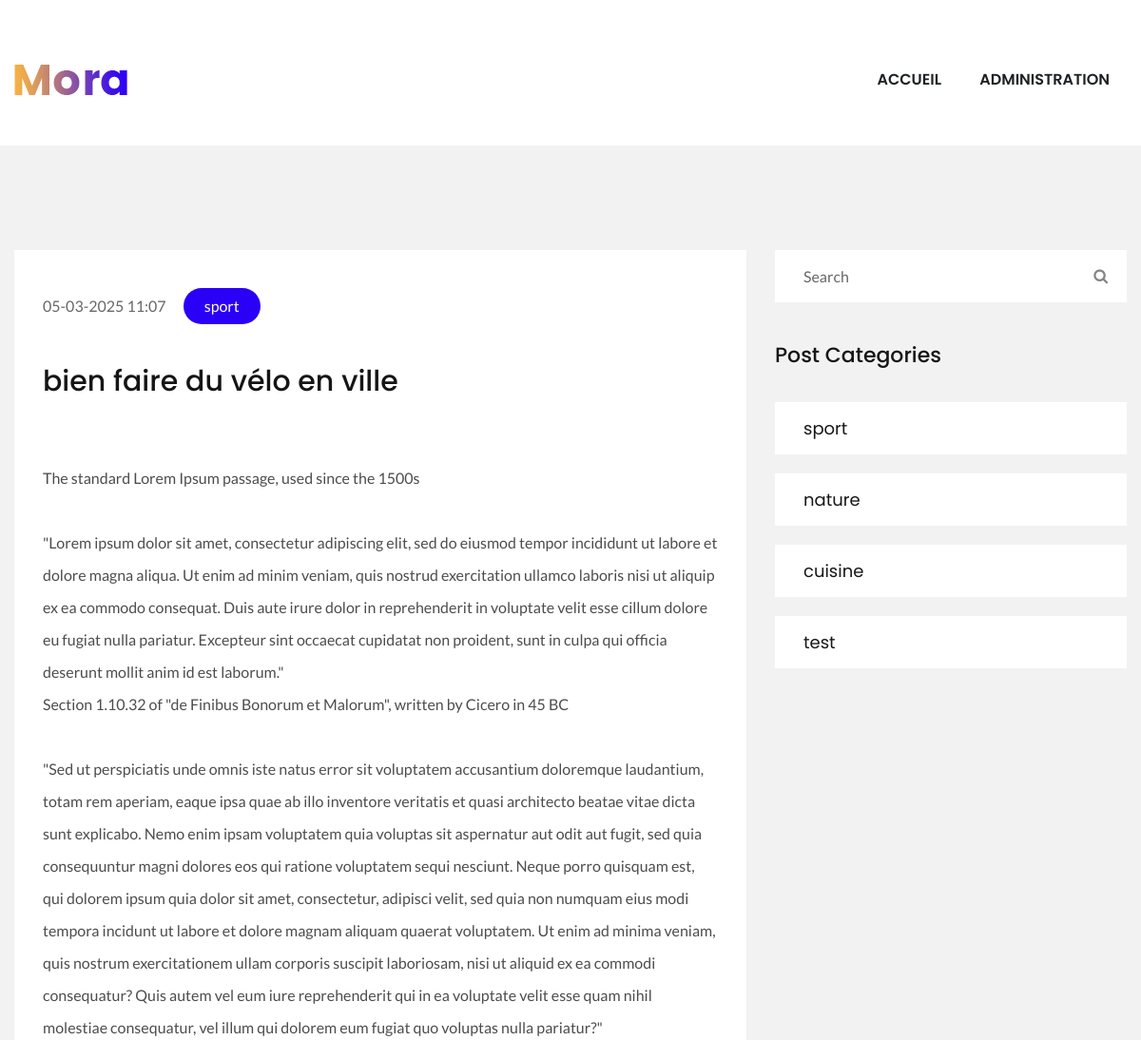
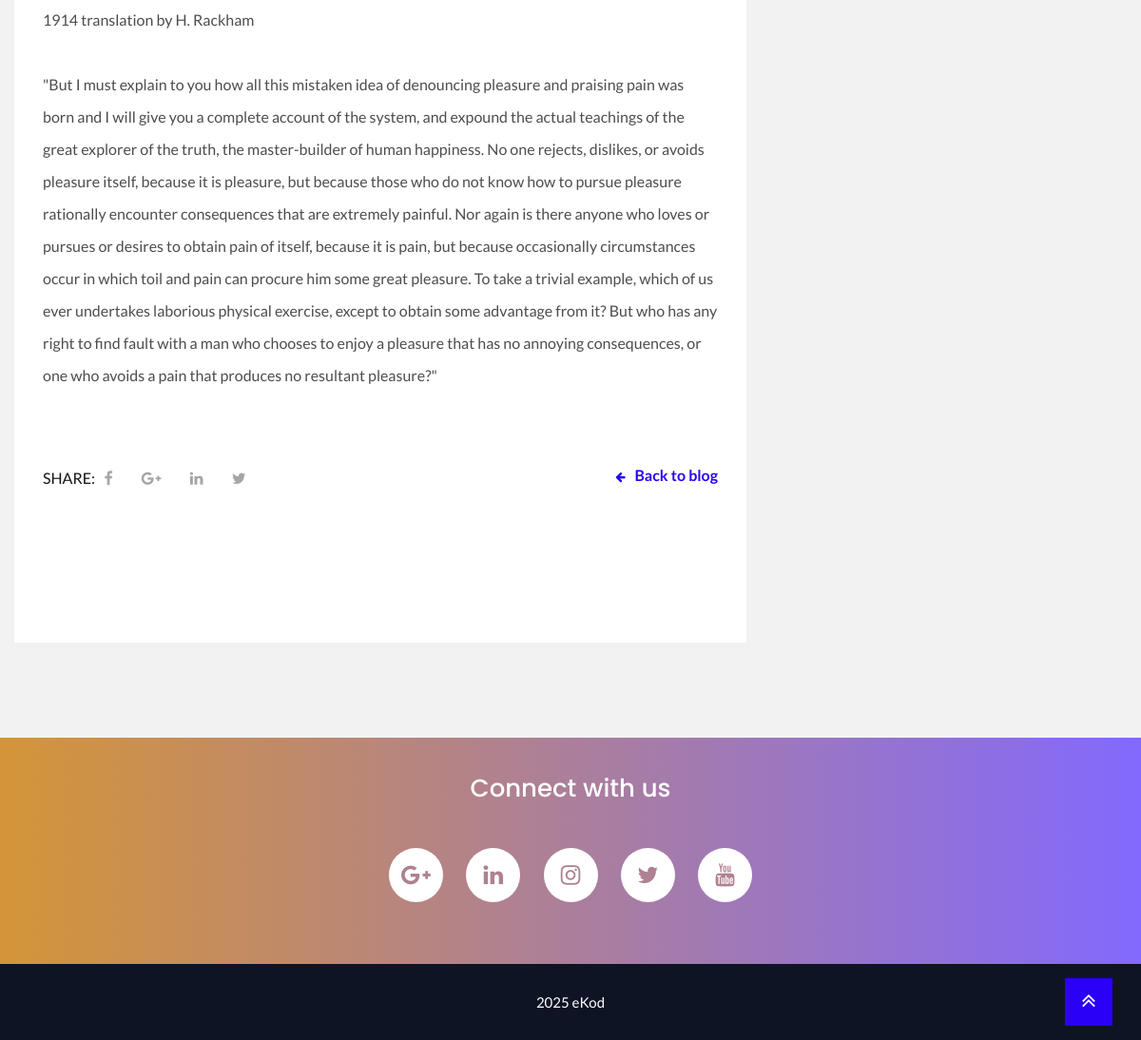
The page /mora-blog-placeholder/post.php?id=2 on the database its author committed (2 pictures, top to bottom).
### tables this page shows
CREATE TABLE `post` (
  `id` int(11) NOT NULL,
  `title` varchar(255) NOT NULL,
  `text` text NOT NULL,
  `publishedAt` datetime NOT NULL
);

CREATE TABLE `category` (
  `id` int(11) NOT NULL,
  `name` varchar(255) NOT NULL
);

### mora-blog-placeholder/post.php (the view)
<?php
include 'includes/header.php';
?>
    <section class="post_section news_post">
        <div class="container">
            <div class="row post_section_inner">
                <div class="col-lg-8">
                    <div class="news_left_sidebar">
                        <div class="news_item news_details">
                            <?php
                            $post = $db->prepare("SELECT * FROM post WHERE id = :id");
                            $post->execute([
                                'id' => $_GET['id'],
                            ]);
                            $post = $post->fetch();
                            $publishedAt = new DateTime($post['publishedAt']);
                            $categories = $db->prepare("SELECT category.id AS cid, category.* FROM category, post_category
                                WHERE category.id = post_category.category_id AND post_category.post_id = :post_id");
                            $categories->execute([
                                 'post_id' => $post['id'],
                            ]);
                            ?>
                            <h6><span><?php echo $publishedAt->format("d-m-Y H:i");?></span>
                                <?php
                                while ($category = $categories->fetch()) {
                                    echo '<a href="index.php?category_id='.$category['cid'].'" class="investing">'.$category['name'].'</a>';
                                }
                                ?>
                            </h6>
                            <a href="post.php" class="news_heding"><?php echo $post['title'];?></a>
                            <p><?php echo str_replace("\n", "<br>", $post['text']);?></p>
                            <div class="share_row row">
                                <div class="col-sm-6 share_area">
                                    <ul>
                                        <li>Share:</li>
                                        <li><a href="#"><i class="fa fa-facebook"></i></a></li>
                                        <li><a href="#"><i class="fa fa-google-plus"></i></a></li>
                                        <li><a href="#"><i class="fa fa-linkedin"></i></a></li>
                                        <li><a href="#"><i class="fa fa-twitter"></i></a></li>
                                    </ul>
                                </div>
                                <div class="col-sm-6 back_to"><a href="/"><i class="fa fa-arrow-left"></i>Back to blog</a></div>
                            </div>
                        </div>
                    </div>
                </div>
                <?php
                include 'includes/sidebar.php';
                ?>
            </div>
        </div>
    </section>
<?php
include 'includes/footer.php';

### mora-blog-placeholder/includes/sidebar.php
<div class="col-lg-4 right_sidebar">
    <form action="/" method="get">
    <div class="input-group">
        <input type="text" class="form-control" name="q" placeholder="Search">
        <div class="input-group-append">
            <span class="input-group-text"><i class="fa fa-search"></i></span>
        </div>
    </div>
    </form>
    <div class="categories">
        <h3>Post Categories</h3>
        <ul class="cpost_categories">
            <?php
            $categories = $db->prepare("SELECT * FROM category");
            $categories->execute();
            $countPost = $db->prepare("SELECT post.id FROM post, post_category
                    WHERE post.id = post_category.post_id AND post_category.category_id = :category_id");
            while ($category = $categories->fetch()) {
                $countPost->execute([
                        "category_id" => $category['id'],
                ]);
                echo '<li><a href="/?category_id='.$category['id'].'"'.
                    ((isset($_GET['category_id']) && $_GET['category_id'] == $category['id'])?' class="active"':'')
                    .'>'.$category['name'].'<span>'.$countPost->rowCount().'</span></a></li>';
            }
            ?>
        </ul>
    </div>
</div>

### rows shown on the page
post: publishedAt "05-03-2025 11:07", title "bien faire du vélo en ville", text "The standard Lorem Ipsum passage, used since the 1500s \"Lorem ipsum dolor sit amet, consectetur adipiscing elit, sed do eiusmod tempor incididunt ut labore et dolore magna aliqua. Ut enim ad minim veniam, quis nostrud exercitation ullamco laboris nisi ut aliquip ex ea commodo consequat. Duis aute irure dolor in reprehenderit in voluptate velit esse cillum dolore eu fugiat nulla pariatur. Excepteur sint occaecat cupidatat non proident, sunt in culpa qui officia deserunt mollit anim id est laborum.\" Section 1.10.32 of \"de Finibus Bonorum et Malorum\", written by Cicero in 45 BC \"Sed ut perspiciatis unde omnis iste natus error sit voluptatem accusantium doloremque laudantium, totam rem aperiam,…"
category: name "sport"
category: name "nature"
category: name "cuisine"
category: name "test"
